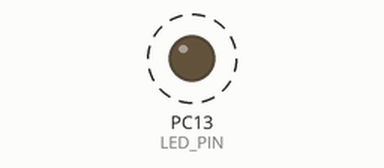
A program run on a simulated STM32 Blue Pill. On the bench: output pins drawn as LEDs (lit = HIGH). Dashed ring = blinking. What the program prints to the serial monitor is not drawn.

Above: at 0.5 s.
Timing chart, 0 to 4.6 s (numbered marks = the images above):
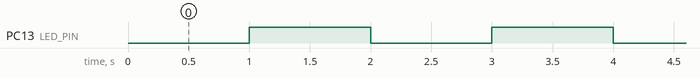

The program:

main.cpp
```cpp
#include <Arduino.h>

// 板载 LED 通常连接在 PC13
#define LED_PIN PC13

void setup() {
    // 初始化串口通信
    Serial.begin(115200);
    Serial.println("STM32F103 LED Blink Test");

    // 配置 LED 引脚为推挽输出模式
    pinMode(LED_PIN, OUTPUT);
}

void loop() {
    // 注意：PC13 是低电平点亮
    digitalWrite(LED_PIN, LOW);    // LED 开
    Serial.println("LED ON");
    delay(1000);

    digitalWrite(LED_PIN, HIGH);   // LED 关
    Serial.println("LED OFF");
    delay(1000);
}

// 如果需要更精确的定时，可以使用定时器中断
// 取消注释下面的代码来使用定时器
/*
void timerInit() {
    // 设置定时器中断
    HardwareTimer *timer = new HardwareTimer(TIM1);
    timer->setOverflow(1, HERTZ_FORMAT); // 1Hz = 1秒
    timer->attachInterrupt(timerCallback);
    timer->resume();
}

void timerCallback() {
    static bool ledState = false;
    digitalWrite(LED_PIN, ledState);
    ledState = !ledState;
}
*/
```

Measured:
- by itself, PC13 (LED_PIN): alternates HIGH for 1.0 s and LOW for 1.0 s
